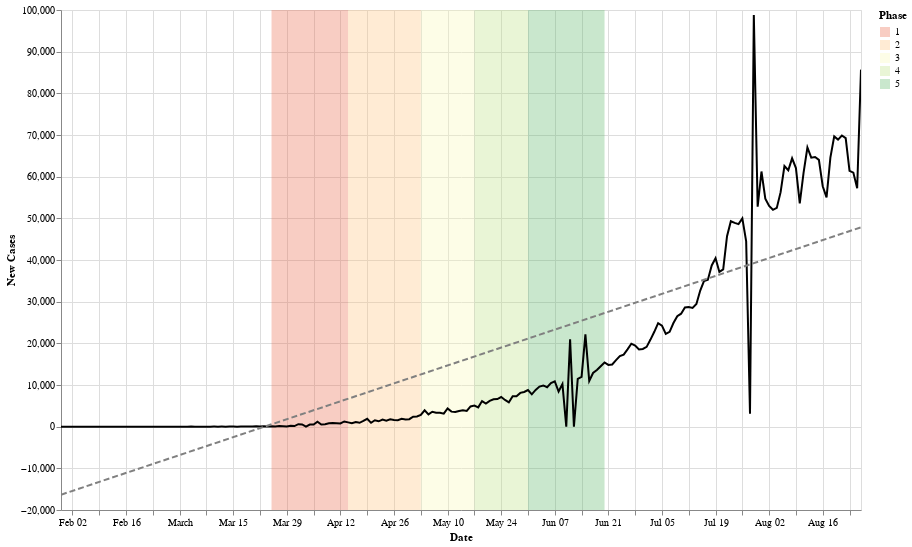

Notebook cell for this chart:
### Code cell
data = country_level
state = alt.Chart(data[(data['Country'] == 'India')]).mark_line(color='black').encode(
    alt.X('Date:T', axis=alt.Axis(title='Date')),
    alt.Y('Confirmed_New:Q', axis=alt.Axis(title='New Cases'))
)
reg = state.transform_regression("Date", "Confirmed_New", method="linear").mark_line(color='grey', strokeDash=[6,3])

marks = pd.DataFrame([
    {"Phase": "1", "start": "03-25-2020", "end": "04-14-2020"},
    {"Phase": "2", "start": "04-14-2020", "end": "05-03-2020"},
    {"Phase": "3", "start": "05-03-2020", "end": "05-17-2020"},
    {"Phase": "4", "start": "05-17-2020", "end": "05-31-2020"},
    {"Phase": "5", "start": "05-31-2020", "end": "06-20-2020"},
])
rect = alt.Chart(marks).mark_rect(opacity=0.3).encode(x='start:T', x2='end:T', color=alt.Color('Phase:N', scale=alt.Scale(scheme='redyellowgreen')))

(rect+state+reg).properties(width=800, height=500).interactive()

### Figure 1 — Vega-Lite specification as saved in the notebook (floating-point values rounded to 4 significant figures; data arrays with more than 128 entries replaced by an {"elided": "..."} marker saying what was removed)
{"config": {"view": {"continuousWidth": 400, "continuousHeight": 300}}, "layer": [{"data": {"name": "data-bba7f9187f3bbc95bc37de59f384007c"}, "mark": {"type": "rect", "opacity": 0.3}, "encoding": {"color": {"type": "nominal", "field": "Phase", "scale": {"scheme": "redyellowgreen"}}, "x": {"type": "temporal", "field": "start"}, "x2": {"field": "end"}}, "selection": {"selector009": {"type": "interval", "bind": "scales", "encodings": ["x", "y"]}}}, {"data": {"name": "data-fd51e2ac6547c3637b89c6a511542770"}, "mark": {"type": "line", "color": "black"}, "encoding": {"x": {"type": "temporal", "axis": {"title": "Date"}, "field": "Date"}, "y": {"type": "quantitative", "axis": {"title": "New Cases"}, "field": "Confirmed_New"}}}, {"data": {"name": "data-fd51e2ac6547c3637b89c6a511542770"}, "mark": {"type": "line", "color": "grey", "strokeDash": [6, 3]}, "encoding": {"x": {"type": "temporal", "axis": {"title": "Date"}, "field": "Date"}, "y": {"type": "quantitative", "axis": {"title": "New Cases"}, "field": "Confirmed_New"}}, "transform": [{"on": "Date", "regression": "Confirmed_New", "method": "linear"}]}], "height": 500, "width": 800, "$schema": "https://vega.github.io/schema/vega-lite/v4.0.2.json", "datasets": {"data-bba7f9187f3bbc95bc37de59f384007c": [{"Phase": "1", "start": "03-25-2020", "end": "04-14-2020"}, {"Phase": "2", "start": "04-14-2020", "end": "05-03-2020"}, {"Phase": "3", "start": "05-03-2020", "end": "05-17-2020"}, {"Phase": "4", "start": "05-17-2020", "end": "05-31-2020"}, {"Phase": "5", "start": "05-31-2020", "end": "06-20-2020"}], "data-fd51e2ac6547c3637b89c6a511542770": {"elided": "210 records"}}}
